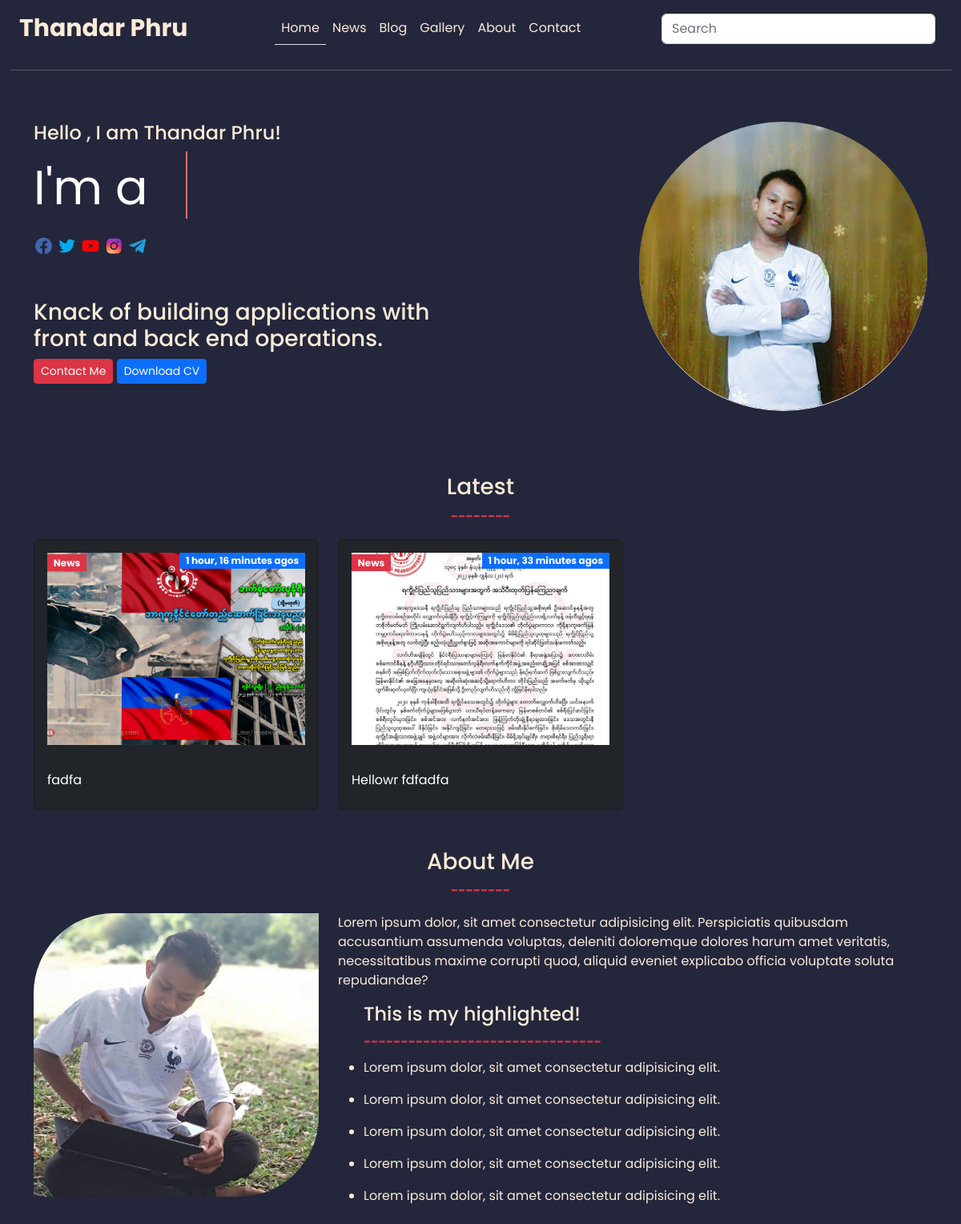
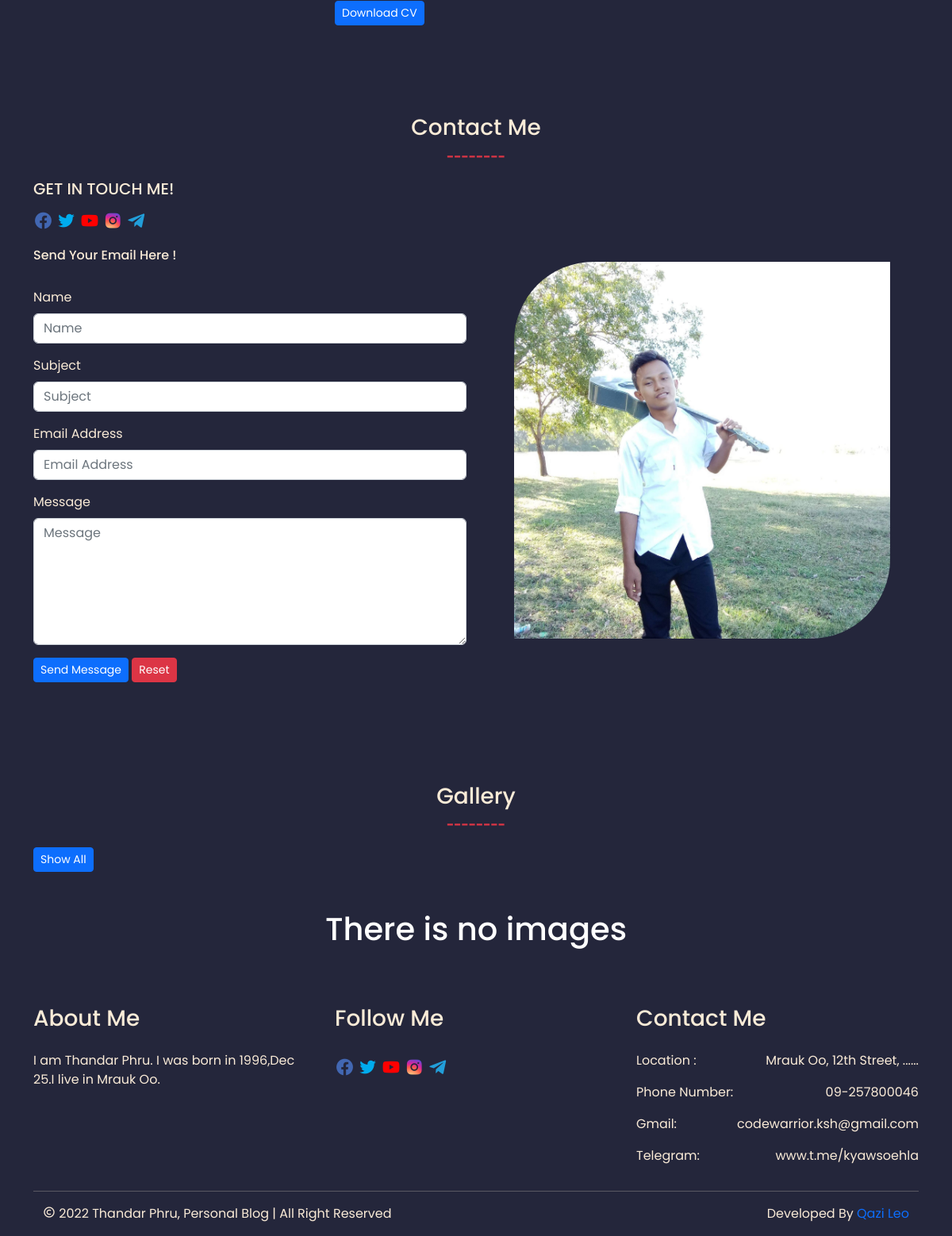
The page / on the database its author committed (2 pictures, top to bottom).
### base/models.py (models this page shows, shortened)
class Category(models.Model):
    name = models.CharField(max_length=100)
    slug = models.SlugField(
            default='',
            editable=False,
        )
    created = models.DateTimeField(auto_now_add=True)
    updated = models.DateTimeField(auto_now=True)
    def __str__(self):
        return self.name

class Post(models.Model):
    title = models.CharField(max_length=255)
    category = models.ForeignKey(Category, on_delete=models.CASCADE)
    slug = models.SlugField(
            default='',
            editable=False,
        )
    author = models.ForeignKey(User, on_delete=models.CASCADE)
    content = models.TextField(null=True)
    feature = models.ImageField(upload_to = 'static/postimages', blank= True,null=True)
    tags = models.ManyToManyField(Tag)
    created = models.DateTimeField(auto_now_add=True)
    updated = models.DateTimeField(auto_now=True)
    is_feature = models.BooleanField(default=False)
    class Meta:
        ordering = ('-created',)

### base/views.py (the view, shortened to what this page needs)
# urls.py: path('',views.home, name='home'),
def home(request):
    posts = Post.objects.all()[0:3]
    gallery = Gallery.objects.all()[0:4]
    categories = Category.objects.all()
    context = {'posts': posts,'categories':categories,'gallery':gallery}
    return render(request,'base/home.html',context)

### base/templates/base/home.html (shortened to what this page needs)
{% extends 'main.html' %} {% load static %} {% block content %}
<div class="container">
  <div class="row justify-content-center">
    <div class="col-lg-6 py-5">
      <div>
        <h4>Hello , I am Thandar Phru!</h4>
      </div>
      <div class="wrapper">
        <div class="static-txt">I'm a</div>
        <ul class="dynamic-txts">
          <li><span>Soldier</span></li>
        </ul>
      </div>
      <div class="social-icon">
        <a href="https://www.facebook.com/profile.php?id=100074218491516" target="_blank">
          <i class="bx bxl-facebook-circle"></i>
        </a>
        <a href="https://www.twitter.com" target="_blank">
          <i class="bx bxl-twitter"></i>
        </a>
        <a href="https://www.youtube.com" target="_blank">
          <i class="bx bxl-youtube"></i>
        </a>
        <a href="https://www.instagram.com" target="_blank">
          <i class="bx bxl-instagram-alt"></i>
        </a>
        <a href="https://telegram.org/">
          <i class="bx bxl-telegram"></i>
        </a>
      </div>
      <div class="py-5">
        <h3>
          Knack of building applications with front and back end operations.
        </h3>
        <a href="#contactme" class="btn btn-danger btn-sm">Contact Me</a>
        <a href="" download="" class="btn btn-primary btn-sm">Download CV</a>
      </div>
    </div>
    <div class="col-lg-6 py-5">
      <div class="profile-picture">
        <div
          class="profile-picture-background"
          style="background-image: url('{% static 'images/aboutme.jpg' %}')"
        ></div>
      </div>
    </div>
  </div>
</div>
{% include 'base/blog.html' %}
{% include 'base/about.html' %}
{% include 'base/contact.html' %}
{% include 'base/home_gallery.html' %}
{% endblock content %}

### templates/navbar.html (shortened to what this page needs)
{% load static %}
<nav class="navbar navbar-expand-lg">
  <div class="container-fluid">
    <a class="navbar-brand logo" href="{% url 'home' %}">Thandar Phru</a>
    <div class="collapse navbar-collapse" id="navbarSupportedContent">
      <ul class="navbar-nav mx-auto mb-2 mb-lg-0">
        {% url 'home' as url %}
        <li class="nav-item">
          <a class="nav-link {% if request.path == url %}border-bottom{% endif %}" aria-current="page" href="{% url 'home' %}">Home</a>
        </li>
        {% for category in categories %}
        {% url 'category' category.slug as url %}
        <li class="nav-item">
            <a class="nav-link {% if request.path == url %}border-bottom{% endif %}" href="{% url 'category' category.slug %}">{{category.name}}</a>
          </li>{% endfor %}
        <li class="nav-item">
          <a class="nav-link" href='{% url 'home' %}#gallery'>Gallery</a>
        </li>
        <li class="nav-item">
          <a class="nav-link" href='{% url 'home' %}#aboutme'>About</a>
        </li>
        <li class="nav-item">
          <a class="nav-link" href='{% url 'home' %}#contactme'>Contact</a>
        </li>
      </ul>
      <form class="d-flex" role="search">
        <input
          class="form-control me-2"
          type="search"
          name = "q"
          placeholder="Search"
          aria-label="Search"
        />
      </form>
    </div>
  </div>
</nav>
<hr />

### base/templates/base/blog.html
<div class="container">
  <div class="row">
    <div class="text-center py-3">
      <h3>Latest</h3>
      <span class="text-danger fw-bold">--------</span>
    </div>
    {% for post in posts %}
    <div class="col-lg-4">
      <div class="card bg-dark">
        <div class="p-3">
          <div
            class="blog-picture-background"
            style="
              background-image: url('{{post.feature.url}}');
              height: 240px;
              background-repeat: no-repeat;
              background-size: cover;
              background-position: center;
            "
          >
            <p>
              <span class="badge bg-danger text-center rounded-0"
                >{{post.category}}</span
              >
              <span class="badge bg-primary text-center float-end rounded-0"
                >{{post.created|timesince}} agos</span
              >
            </p>
          </div>
        </div>
        <div class="card-body">
          <div class="card-title text-dark">
            <a href="{% url 'detail' post.slug %} " class="text-white"> {{post.title | truncatechars:40}} </a>
          </div>
        </div>
      </div>
    </div>
    {% endfor %}
  </div>
</div>

### static/css/style.css (style rules this page uses)
* { font-family: "Poppins", sans-serif; }
body { background-color: #24263b; color: antiquewhite; }
.navbar-brand { color: antiquewhite !important; }
.nav-link { color: antiquewhite !important; }
.logo { font-size: 30px !important; font-weight: bold; }
.bxl-facebook-circle { color: #4267b2; font-size: 25px; }
.bxl-twitter { color: #00acee; font-size: 25px; }
.bxl-youtube { color: #ff0000; font-size: 25px; }
.bxl-instagram-alt { background: radial-gradient( circle at 30% 107%, #fdf497 0%, #fdf497 5%, #fd5949 45%, #d6249f 60%, #285aeb 90% ); -webkit-background-clip: text; background-clip: text; -webkit-text-fill-color: transparent; font-size: 25px; }
.bxl-telegram { color: #229ed9; font-size: 25px; }
.social-icon { padding-right: 15px; }
a { text-decoration: none; }
.profile-picture { display: flex; align-items: center; justify-content: center; box-shadow: 0 1px 0px 0px white; border-radius: 50%; height: 360px; width: 360px; margin-left:auto; }
.profile-picture-background { height: 100%; width: 100%; background-size: cover; border-radius: 50%; background-repeat: no-repeat; background-position: center; }
.wrapper { display: flex; }
.wrapper .static-txt { color: #fff; font-size: 60px; font-weight: 400; }
.wrapper .dynamic-txts { margin-left: 15px; height: 90px; line-height: 90px; overflow: hidden; }
.dynamic-txts li { list-style: none; color: #fc6d6d; font-size: 60px; font-weight: 500; position: relative; top: 0; animation: slide 12s steps(4) infinite; }
.dynamic-txts li span { position: relative; margin: 5px 0; line-height: 90px; }
.dynamic-txts li span::after { content: ""; position: absolute; left: 0; height: 100%; width: 100%; background: #24263b; border-left: 2px solid #fc6d6d; animation: typing 3s steps(10) infinite; }

### rows shown on the page
Category: name "News"
Category: name "Blog"
Post: feature (picture), category "News", created "1 hour, 16 minutes", title "fadfa"
Post: feature (picture), category "News", created "1 hour, 33 minutes", title "Hellowr fdfadfa"
